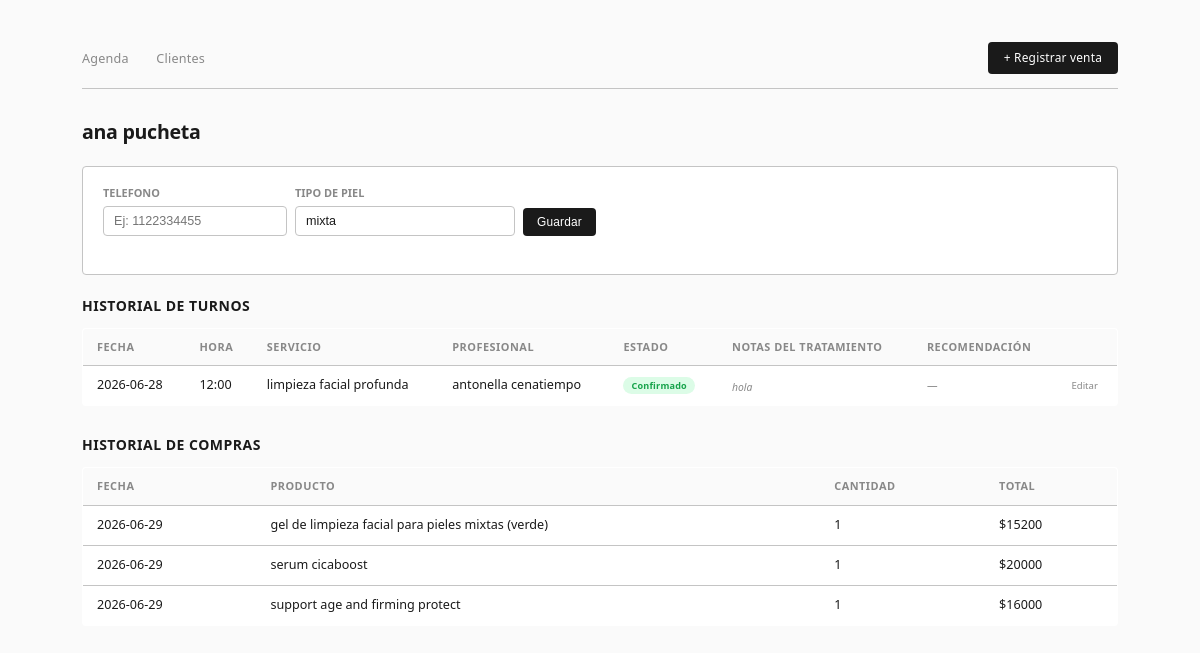
The app's page /clientes/5 with its own data.
### modules/turnos/models.py (models this page shows)
class Cliente(Base):
    __tablename__ = "clientes"
    id = Column(Integer, primary_key=True)
    nombre = Column(String, nullable=False)
    apellido = Column(String)
    telefono = Column(String)
    tipo_piel = Column(String, nullable=True)
    turnos = relationship("Turno", back_populates="cliente")
    ventas = relationship("Venta", back_populates="cliente")

class Turno(Base):
    __tablename__ = "turnos"
    __table_args__ = (
        Index("idx_turno_fecha_hora", "fecha", "hora_inicio"),
    )
    id = Column(Integer, primary_key=True)
    fecha = Column(Date, nullable=False)
    hora_inicio = Column(Time, nullable=False)
    servicio_id = Column(Integer, ForeignKey("servicios.id"), nullable=False)
    profesional_id = Column(Integer, ForeignKey("profesionales.id"), nullable=False)
    box_id = Column(Integer, ForeignKey("boxes.id"), nullable=True)
    cliente_id = Column(Integer, ForeignKey("clientes.id"), nullable=False)
    confirmado = Column(Boolean, default=False, nullable=False)
    forma_pago = Column(String, nullable=True)  # "efectivo" o "tarjeta", se completa cuando viene
    monto_seña = Column(Float, default=0, nullable=False)
    descripcion = Column(String, nullable=True)
    recomendacion = Column(String, nullable=True)
    cliente = relationship("Cliente", back_populates="turnos")
    servicio = relationship("Servicio")
    profesional = relationship("Profesional", back_populates="turnos")
    box = relationship("Box", back_populates="turnos")

class Servicio(Base):
    __tablename__ = "servicios"
    id = Column(Integer, primary_key=True)
    nombre = Column(String, nullable=False)
    duracion_min = Column(Integer, nullable=False)
    precio_tarjeta = Column(Float, nullable=False)
    precio_contado = Column(Float, nullable=False)
    capacidad_requerida = Column(Integer, default=1)

class Profesional(Base):
    __tablename__ = "profesionales"
    id = Column(Integer, primary_key=True)
    nombre = Column(String, nullable=False)
    turnos = relationship("Turno", back_populates="profesional")

### modules/stock/models.py (models this page shows)
class Venta(Base):
    __tablename__ = "ventas"
    id = Column(Integer, primary_key=True)
    fecha = Column(Date, nullable=False)
    cantidad = Column(Integer, default=1)
    cliente_id = Column(Integer, ForeignKey("clientes.id"), nullable=False)
    producto_id = Column(Integer, ForeignKey("productos.id"), nullable=False)
    cliente = relationship("Cliente", back_populates="ventas")
    producto = relationship("Producto", back_populates="ventas")

class Producto(Base):
    __tablename__ = "productos"
    id = Column(Integer, primary_key=True)
    nombre = Column(String, nullable=False)
    precio = Column(Float, nullable=False)
    stock = Column(Integer, default=0)
    ventas = relationship("Venta", back_populates="producto")

### modules/turnos/routes.py (the view)
@router.get("/clientes/{cliente_id}")
def cliente_detalle(cliente_id: int, request: Request, db: Session = Depends(get_db)):
    return templates.TemplateResponse("cliente_detalle.html", {
        "request": request,
        "cliente": services.obtener_cliente(db, cliente_id)
    })

### templates/cliente_detalle.html (shortened to what this page needs)
<!DOCTYPE html>
<html lang="es">
<head>
    <link rel="stylesheet" href="/static/style.css">
</head>
<body>
<nav>
    <div class="links">
        <a href="/">Agenda</a>
        <a href="/clientes">Clientes</a>
    </div>
    <div class="acciones">
        <a class="btn-destacado" href="/stock/venta/{{ cliente.id }}">+ Registrar venta</a>
    </div>
</nav>
<h1>{{ cliente.nombre }} {{ cliente.apellido }}</h1>
<div class="card">
    <form class="form-inline" action="/clientes/{{ cliente.id }}/editar" method="post">
        <div>
            <label style="font-size:0.78em; font-weight:600; color:var(--texto-suave); text-transform:uppercase; display:block; margin-bottom:4px;">Telefono</label>
            <input type="text" name="telefono" value="{{ cliente.telefono or '' }}" placeholder="Ej: 1122334455">
        </div>
        <div>
            <label style="font-size:0.78em; font-weight:600; color:var(--texto-suave); text-transform:uppercase; display:block; margin-bottom:4px;">Tipo de piel</label>
            <input type="text" name="tipo_piel" value="{{ cliente.tipo_piel or '' }}" placeholder="Ej: mixta, seca, sensible..." style="width:220px;">
        </div>
        <div style="align-self:flex-end;">
            <button type="submit" class="btn-destacado">Guardar</button>
        </div>
    </form>
</div>
<h2>Historial de turnos</h2>
{% if cliente.turnos %}
<table>
    <tr>
        <th>Fecha</th>
        <th>Hora</th>
        <th>Servicio</th>
        <th>Profesional</th>
        <th>Estado</th>
        <th>Notas del tratamiento</th>
        <th>Recomendación</th>
        <th></th>
    </tr>
    {% for t in cliente.turnos | sort(attribute='fecha', reverse=True) %}
    <tr>
        <td>{{ t.fecha }}</td>
        <td>{{ t.hora_inicio.strftime('%H:%M') }}</td>
        <td>{{ t.servicio.nombre }}</td>
        <td>{{ t.profesional.nombre }}</td>
        <td>
            <span class="{{ 'badge-confirmado' if t.confirmado else 'badge-pendiente' }}">
                {{ "Confirmado" if t.confirmado else "Pendiente" }}
            </span>
        </td>
        <td>
            {% if t.descripcion %}
                <div class="descripcion-turno">{{ t.descripcion }}</div>
            {% else %}
                <span class="sin-datos">Sin notas</span>
            {% endif %}
        </td>
        <td>
            {% if t.recomendacion %}
                <div class="descripcion-turno">{{ t.recomendacion }}</div>
            {% else %}
                <span class="sin-datos">—</span>
            {% endif %}
        </td>
        <td>
            <a class="editar-link" href="/turnos/{{ t.id }}/editar">Editar</a>
        </td>
    </tr>
    {% endfor %}
</table>
{% else %}
    <p class="sin-datos">Sin turnos registrados.</p>
{% endif %}
<h2 style="margin-top:28px;">Historial de compras</h2>
{% if cliente.ventas %}
<table>
    <tr>
        <th>Fecha</th><th>Producto</th><th>Cantidad</th><th>Total</th>
    </tr>
    {% for v in cliente.ventas | sort(attribute='fecha', reverse=True) %}
    <tr>
        <td>{{ v.fecha }}</td>
        <td>{{ v.producto.nombre }}</td>
        <td>{{ v.cantidad }}</td>
        <td>${{ "%.0f"|format(v.producto.precio * v.cantidad) }}</td>
    </tr>
    {% endfor %}
</table>
{% else %}
    <p class="sin-datos">Sin compras registradas.</p>
{% endif %}
</body>
</html>

### static/style.css (style rules this page uses)
:root { --bg: #fafafa; --bg-card: #ffffff; --borde: #c4c4c4; --texto: #1a1a1a; --texto-suave: #888; --acento: #2563eb; --acento-hover: #1d4ed8; --verde: #16a34a; --amarillo: #d97706; --rojo: #dc2626; --radio: 4px; }
* { box-sizing: border-box; margin: 0; padding: 0; }
body { font-family: 'Segoe UI', Arial, sans-serif; background: var(--bg); color: var(--texto); padding: 28px 32px; max-width: 1100px; margin: 0 auto; font-size: 14px; line-height: 1.5; }
h1 { font-size: 1.4em; font-weight: 600; margin-bottom: 20px; color: var(--texto); letter-spacing: -0.3px; }
h2 { font-size: 1em; font-weight: 600; margin-bottom: 12px; color: var(--texto); text-transform: uppercase; letter-spacing: 0.5px; }
a { color: var(--acento); text-decoration: none; }
nav { display: flex; align-items: center; justify-content: space-between; padding: 14px 0; border-bottom: 1px solid var(--borde); margin-bottom: 28px; }
nav .links a { margin-right: 24px; color: var(--texto-suave); font-size: 0.9em; font-weight: 500; letter-spacing: 0.2px; }
nav .acciones { display: flex; gap: 8px; }
.btn-destacado { background: var(--texto); color: white; padding: 7px 16px; border-radius: var(--radio); font-size: 0.85em; font-weight: 500; border: none; cursor: pointer; display: inline-block; letter-spacing: 0.2px; }
.form-inline { display: flex; gap: 8px; flex-wrap: wrap; align-items: center; margin-bottom: 20px; }
.form-inline input, .form-inline select { padding: 7px 10px; border: 1px solid var(--borde); border-radius: var(--radio); font-size: 0.9em; background: white; color: var(--texto); outline: none; }
.form-inline button { padding: 7px 14px; background: var(--texto); color: white; border: none; border-radius: var(--radio); font-size: 0.85em; cursor: pointer; }
table { width: 100%; border-collapse: collapse; background: var(--bg-card); border: 1px solid var(--borde); border-radius: var(--radio); overflow: hidden; }
th { padding: 10px 14px; text-align: left; font-size: 0.78em; font-weight: 600; color: var(--texto-suave); text-transform: uppercase; letter-spacing: 0.5px; border-bottom: 1px solid var(--borde); background: var(--bg); }
td { padding: 10px 14px; border-bottom: 1px solid var(--borde); vertical-align: top; font-size: 0.9em; }
tr:last-child td { border-bottom: none; }
.card { background: var(--bg-card); border: 1px solid var(--borde); border-radius: var(--radio); padding: 18px 20px; margin-bottom: 20px; }
.badge-confirmado { font-size: 0.72em; font-weight: 600; background: #dcfce7; color: var(--verde); padding: 2px 8px; border-radius: 20px; letter-spacing: 0.2px; }
.editar-link { font-size: 0.76em; color: var(--texto-suave); display: inline-block; margin-top: 3px; }
.sin-datos { color: var(--texto-suave); font-style: italic; font-size: 0.88em; }

### templates/cliente_detalle.html (style rules this page uses)
.descripcion-turno { font-size: 0.82em; color: var(--texto-suave); margin-top: 4px; font-style: italic; white-space: pre-wrap; }

### records on screen
Cliente: nombre "ana", apellido "pucheta", tipo_piel "mixta"
Turno: fecha "2026-06-28", hora_inicio "12:00", servicio.nombre "limpieza facial profunda", profesional.nombre "antonella cenatiempo", confirmado "Confirmado", descripcion "hola"
Venta: fecha "2026-06-29", producto.nombre "gel de limpieza facial para pieles mixtas (verde)", cantidad "1"
Producto: v.producto.precio*v.cantidad "15200"
Venta: fecha "2026-06-29", producto.nombre "serum cicaboost", cantidad "1"
Producto: v.producto.precio*v.cantidad "20000"
Venta: fecha "2026-06-29", producto.nombre "support age and firming protect", cantidad "1"
Producto: v.producto.precio*v.cantidad "16000"
